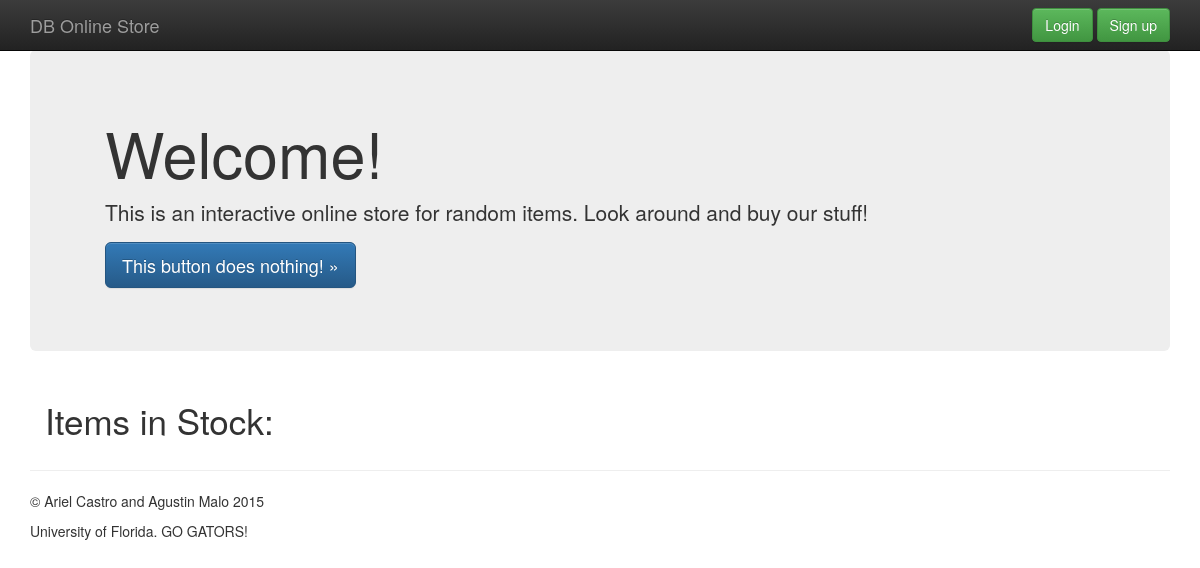
/, run on an earlier commit of the app's database.
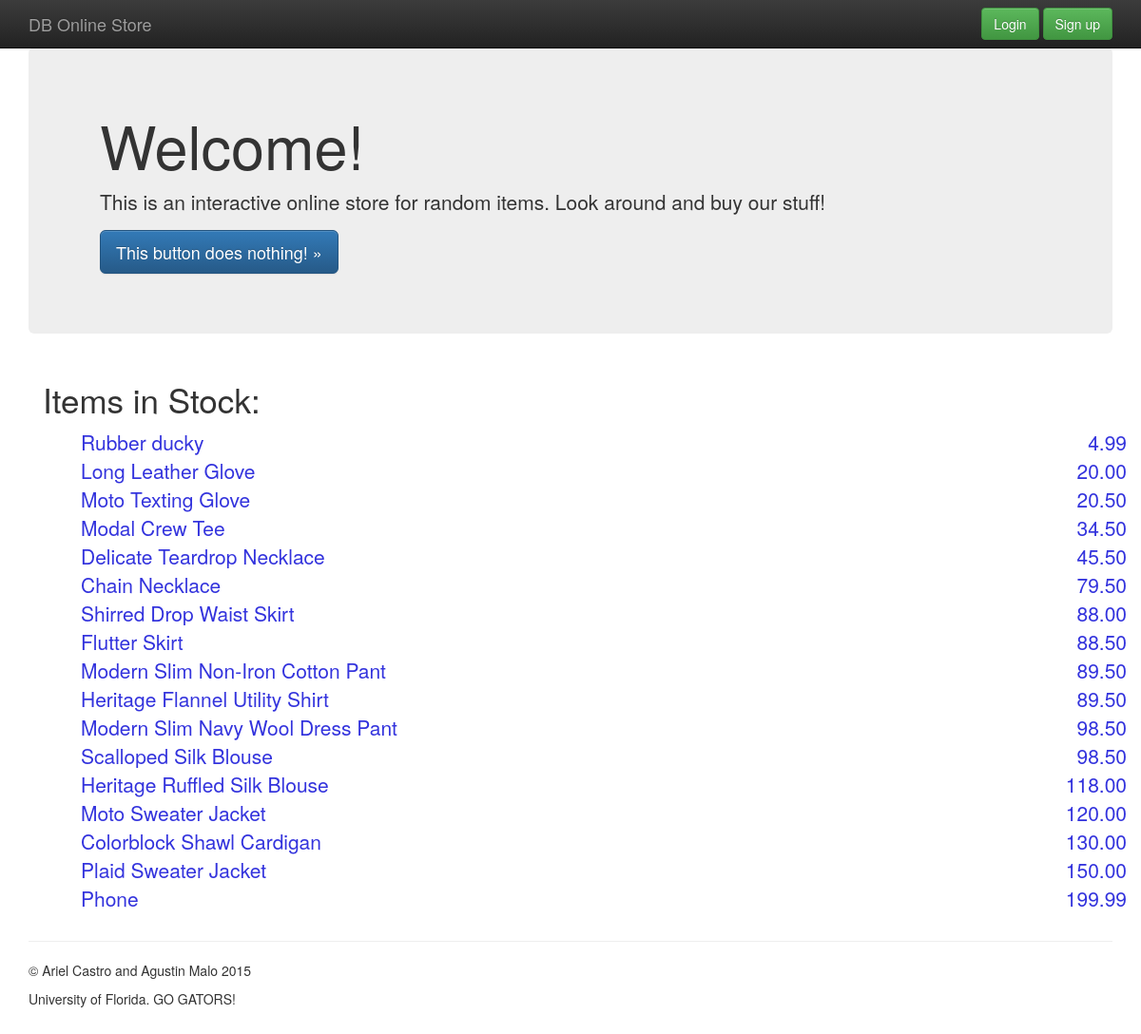
And on a later commit of the database.
### main_store/models.py (models this page shows)
class Product(models.Model):
	name = models.CharField(max_length=100)
	price = models.DecimalField(max_digits=8, decimal_places=2)
	stock_quantity = models.IntegerField()
	description = models.TextField()
	active = models.BooleanField()

### main_store/views.py (the view)
# urls.py: url(r'^$', storeViews.index, name='index'),
def index(request):
    products = Product.objects.exclude(stock_quantity=0)
    return render(request, 'products/index.html', {
        'products': products,
    })

### db_online_store/templates/products/index.html
{% extends "base.html" %}
{% block content %}
<div id="index">
  <div class="jumbotron">
    <div class="container">
      <h1>Welcome!</h1>
      <p>This is an interactive online store for random items. Look around and buy our stuff!</p>
      <p><a class="btn btn-primary btn-lg" href="#" role="button">This button does nothing! &raquo;</a></p>
    </div>
  </div>
  <div class="container">
      <h3>Items in Stock:</h3>
      <ul>
        {% for product in products|dictsort:"price" %}
        <li>
          <a href="{% url 'product_detail' product.id %}">{{ product.name | capfirst }}</a>
          <a class="pull-right" href="{% url 'product_detail' product.id %}">{{ product.price}}</a>
        </li>
        {% endfor %}
      </ul>
    </div>
  </div>
  {% endblock content %}

### db_online_store/templates/base.html (shortened to what this page needs)
{% load staticfiles %}
<!doctype html>
<html>
<head>
	<link rel="stylesheet" href="https://maxcdn.bootstrapcdn.com/bootstrap/3.3.5/css/bootstrap.min.css">
	<link rel="stylesheet" href="https://maxcdn.bootstrapcdn.com/bootstrap/3.3.5/css/bootstrap-theme.min.css">
	<link rel="stylesheet" type="text/css" href="{% static 'main.css' %}">
</head>
<body class="container">
	<nav class="navbar navbar-inverse navbar-fixed-top">
		<div class="container">
			<div class="navbar-header">
				<a class="navbar-brand" href="/">DB Online Store</a>
			</div>
			<div id="navbar" class="navbar-collapse collapse">
				<div class="navbar-form navbar-right">
					{% if user.is_anonymous %}
					<a class="btn btn-success" href="{% url 'login' %}">Login</a>
					<a class="btn btn-success" href="{% url 'register' %}">Sign up</a>
					{% endif %}
			</div>
		</div>
	</nav>
	{% block content %}
	{% endblock content %}
	<hr>
	<footer>
		<p>&copy; Ariel Castro and Agustin Malo 2015</p>
		<p>University of Florida. GO GATORS!</p>
	</footer>
	</body>
	</html>

### db_online_store/static/main.css (style rules this page uses)
h1, h2, h3 { font-size: 2.5em; }
a { font-size: 1.5em; }
ul { list-style-type: none; }
a { text-decoration: none; color: #33D; }
body { padding-top: 50px; padding-bottom: 20px; }

What changed in the data, as far as the page shows it:
added Product: name "Rubber ducky", price "4.99"
added Product: name "Long Leather Glove", price "20.00"
added Product: name "Moto Texting Glove", price "20.50"
added Product: name "Modal Crew Tee", price "34.50"
added Product: name "Delicate Teardrop Necklace", price "45.50"
added Product: name "Chain Necklace", price "79.50"
added Product: name "Shirred Drop Waist Skirt", price "88.00"
added Product: name "Flutter Skirt", price "88.50"
added Product: name "Modern Slim Non-Iron Cotton Pant", price "89.50"
added Product: name "Heritage Flannel Utility Shirt", price "89.50"
added Product: name "Modern Slim Navy Wool Dress Pant", price "98.50"
added Product: name "Scalloped Silk Blouse", price "98.50"
added Product: name "Heritage Ruffled Silk Blouse", price "118.00"
added Product: name "Moto Sweater Jacket", price "120.00"
added Product: name "Colorblock Shawl Cardigan", price "130.00"
added Product: name "Plaid Sweater Jacket", price "150.00"
added Product: name "Phone", price "199.99"
